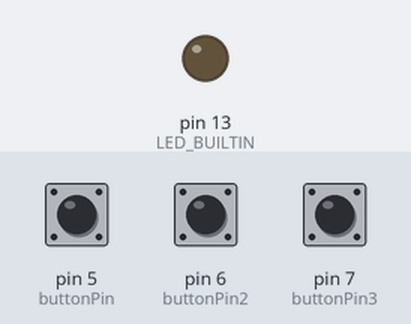
This sketch was run on a simulated Arduino Uno, built with avr-gcc and run on an emulated ATmega328P. On the bench: output pins drawn as LEDs (lit = HIGH). Inputs (shaded band) come from the test bench; at power-on: pin 5 (buttonPin) LOW, pin 6 (buttonPin2) LOW, pin 7 (buttonPin3) LOW. What the sketch prints to the serial monitor is not drawn.

Above: at 1.2 s.
1.3 s: pin 5 (buttonPin) pulled HIGH for 0.15 s
At 1.37 s:
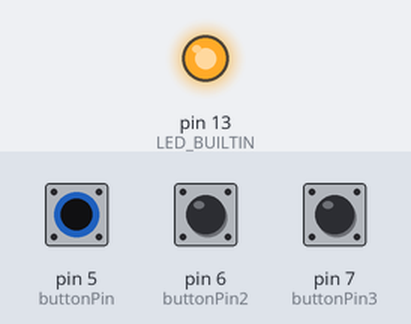
2.9 s: pin 6 (buttonPin2) pulled HIGH for 0.15 s
At 4.5 s:
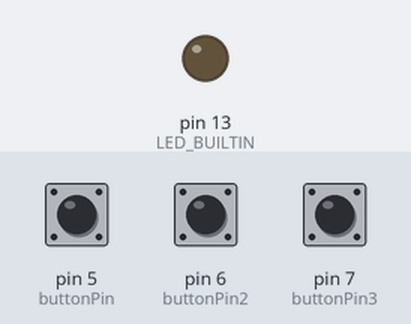
6.0 s: pin 7 (buttonPin3) pulled HIGH for 0.15 s
At 6.07 s:
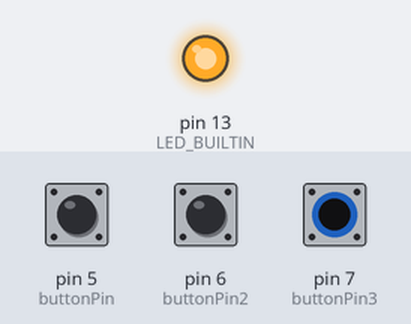
9.1 s: pin 5 (buttonPin) pulled HIGH for 1 s
At 10.4 s:
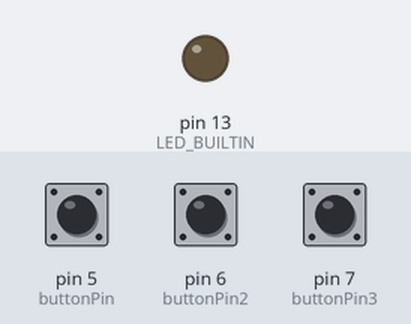
11.6 s: pin 6 (buttonPin2) pulled HIGH for 1 s
At 12.4 s:
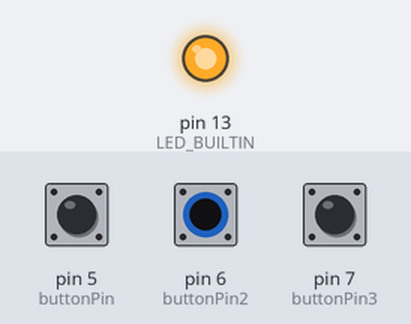
14.1 s: pin 7 (buttonPin3) pulled HIGH for 1 s
At 15.4 s:
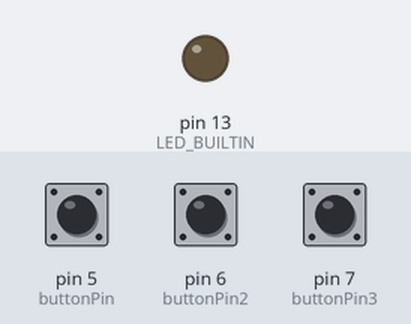
Timing chart, 0 to 17.1 s (numbered marks = the images above; inputs shaded):
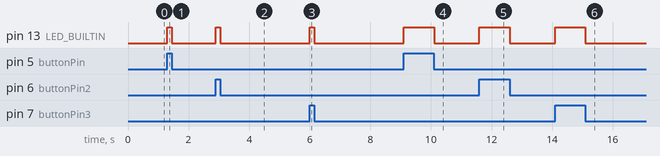

The sketch:

gamepad.ino
```cpp
const int buttonPin = 5;     // pin nối button để điều khiển right => white line
const int buttonPin2 = 6;     // pin nối button để điều khiển left => green line
const int buttonPin3 = 7;     // pin nối button để điều khiển shoot => red line
const int ledPin =  13;      // pin nối LED

// Tạo một biến nhận diện trạng thái button:
int buttonState = 0;
int buttonState2 = 0;
int buttonState3 = 0;

void setup() {
  // set ledPin là output
  pinMode(LED_BUILTIN, OUTPUT);
  // set buttonPin là input để đọc giá trị từ button
  pinMode(buttonPin, INPUT);
  pinMode(buttonPin2, INPUT);
  pinMode(buttonPin3, INPUT);
  Serial.begin(9600);
}

void loop() {
  // đọc giá trị button rồi lưu vào buttonState
  buttonState = digitalRead(buttonPin);
  buttonState2 = digitalRead(buttonPin2);
  buttonState3 = digitalRead(buttonPin3);

  // nếu button được nhấn, buttonState nhận giá trị HIGH, và ngược lại
  if (buttonState == HIGH) {
    // Bật LED:
    digitalWrite(LED_BUILTIN, HIGH);
    Serial.print("R");
    //delay(100);
  }
  if (buttonState2 == HIGH) {
    // Bật LED:
    digitalWrite(LED_BUILTIN, HIGH);
    Serial.print("L");
  }
  if (buttonState3 == HIGH) {
    // Bật LED:
    digitalWrite(LED_BUILTIN, HIGH);
    Serial.print("F");
    //delay(100);
  }
  if (buttonState3 == LOW && buttonState == LOW && buttonState2 == LOW) {
    // Tắt LED:
    Serial.print(" ");
    digitalWrite(LED_BUILTIN, LOW);
  }
}
```

Measured:
- after the input at 1.3 s, pin 13 (LED_BUILTIN): LOW → HIGH at once, → LOW 0.15 s later
- after the input at 2.9 s, pin 13 (LED_BUILTIN): LOW → HIGH at once, → LOW 0.15 s later
- after the input at 6.0 s, pin 13 (LED_BUILTIN): LOW → HIGH at once, → LOW 0.15 s later
- after the input at 9.1 s, pin 13 (LED_BUILTIN): LOW → HIGH at once, → LOW 1.0 s later
- after the input at 11.6 s, pin 13 (LED_BUILTIN): LOW → HIGH at once, → LOW 1.0 s later
- after the input at 14.1 s, pin 13 (LED_BUILTIN): LOW → HIGH at once, → LOW 1.0 s later
